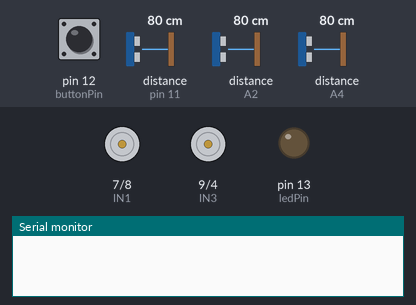
A program run on a simulated Arduino Uno, built with avr-gcc and run on an emulated ATmega328P. On the bench: motor-driver pin pairs drawn as motors (green arrow = first pin HIGH = forward, orange = second pin HIGH = backward, longer = more drive, scaled by the enable pin), output pins drawn as LEDs (lit = HIGH), the last lines printed to the serial monitor. The test bench sets the inputs (shaded band); at power-on: pin 12 (buttonPin) HIGH, distance to the obstacle (sensors on pin 11, A2, A4) 80 cm. The echo pulse lasts 58.3 µs per cm; pins used as bus, display or sensor lines are not drawn.

Above: at 1.8 s.
1.9 s: pin 12 (buttonPin) pulled LOW for 0.15 s
At 3.1 s:
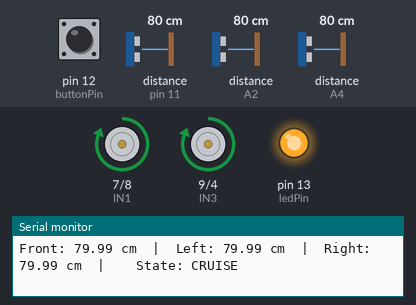
3.6 s: distance to the obstacle (sensor on pin 11) set to 32 cm
5.1 s: distance to the obstacle (sensor on pin 11) set to 25 cm
At 6.0 s:
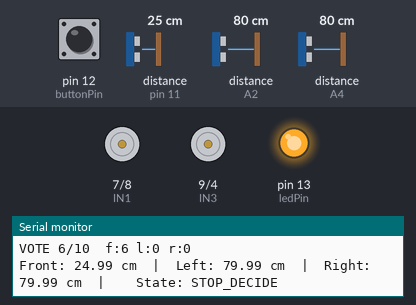
8.1 s: pin 12 (buttonPin) pulled LOW for 1 s
At 9.3 s:
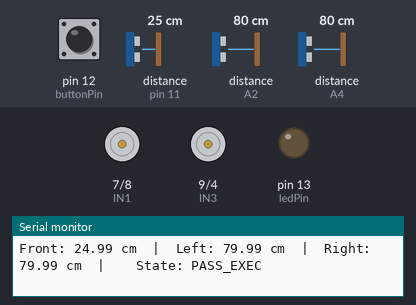
10.6 s: pin 12 (buttonPin) pulled LOW for 0.15 s
At 12.7 s:
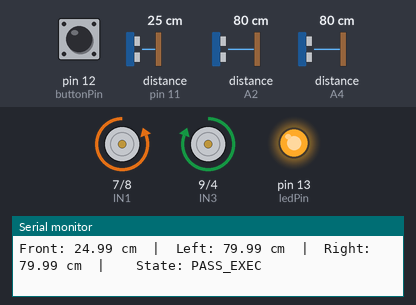
13.7 s: distance to the obstacle (sensor on A2) set to 2 cm
Timing chart, 0 to 29.2 s (numbered marks = the images above; inputs shaded):
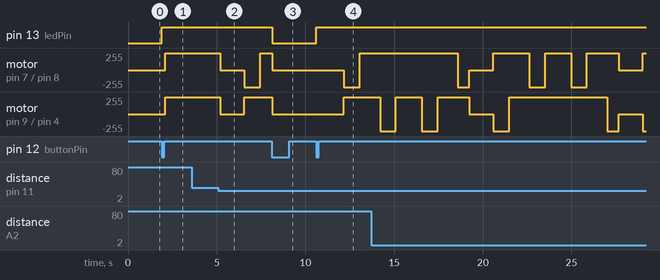

The program:

main.cpp
```cpp
#include <Arduino.h>
const int ENA = 5;
const int IN1 = 7;
const int IN2 = 8;
const int ENB = 6;
const int IN3 = 9;
const int IN4 = 4;
const int trigFront = 10, echoFront = 11;
const int trigLeft  = A1,  echoLeft  = A2;
const int trigRight = A3,  echoRight = A4;
const int buttonPin = 12;
const int ledPin    = 13;
const int   CRUISE_PWM = 255;
const int   MAX_PWM    = 255;
const float STOP_CM  = 28.0f;
const float SIDE_CLEAR_CM  = 28.0f;
//const float SIDE_MIN_VALID = 3.0f;  //  floor splash
const unsigned long PIVOT_MS       = 850;
const unsigned long STRAIGHT1_MS   = 1100;
const unsigned long STRAIGHT2_MS   = 1400;
const unsigned long STRAIGHT3_MS   = 1100;
const unsigned long FINAL_ALIGN_MS = 650;
enum State { IDLE, CRUISE, STOP_DECIDE, PASS_EXEC }; //constants
State state = IDLE;
bool systemOn = false;
unsigned long stateStart = 0;
enum Side { PASS_LEFT, PASS_RIGHT };
Side passSide = PASS_LEFT;
enum PassStage { PIVOT1, STRAIGHT_1, PIVOT2, STRAIGHT_2, PIVOT3, STRAIGHT_3, FINAL_ALIGN, PASS_DONE };
PassStage pstage = PASS_DONE;  //pstage stores current manuever in pass stage
unsigned long stageStart = 0;
bool lastButton = HIGH;
unsigned long bootTime = 0;
const unsigned long BOOT_HOLD_MS = 1000;
const int DECIDE_SAMPLES = 10;                 // Vote debounce ()
const int DECIDE_MIN_HITS = 6;                 // need 6/10 (seems to work)
const unsigned long DECIDE_SAMPLE_INTERVAL_MS = 25;
bool deciding = false;                         // To determine if in sampling mode (/*follow*/)
int  sampleCount = 0;
int  frontHits = 0, leftHits = 0, rightHits = 0;
unsigned long lastSampleAt = 0;
float readDistanceCM(int trigPin, int echoPin);
void changeState(State s);
void changeStage(PassStage ps);
void  runCruise(float dFront, float dLeft, float dRight);
void  runStopDecide();
void  runPass(float dFront, float dLeft, float dRight);
void leftForward(int pwm);
void leftBackward(int pwm);
void rightForward(int pwm);
void rightBackward(int pwm);
void stopMotors();
void driveForward(int pwm);
void spinLeft(int pwm);
void spinRight(int pwm);
void setup() {
Serial.begin(9600);
pinMode(ENA, OUTPUT);
pinMode(IN1, OUTPUT);
pinMode(IN2, OUTPUT);
pinMode(ENB, OUTPUT);
pinMode(IN3, OUTPUT);
pinMode(IN4, OUTPUT);
digitalWrite(ENA, LOW);
digitalWrite(ENB, LOW);
digitalWrite(IN1, LOW);
digitalWrite(IN2, LOW);
digitalWrite(IN3, LOW);
digitalWrite(IN4, LOW);
pinMode(trigFront, OUTPUT);
pinMode(echoFront, INPUT);
pinMode(trigLeft,  OUTPUT);
pinMode(echoLeft,  INPUT);
pinMode(trigRight, OUTPUT);
pinMode(echoRight, INPUT);
pinMode(buttonPin, INPUT_PULLUP);
pinMode(ledPin, OUTPUT);
  stopMotors();
  digitalWrite(ledPin, LOW);
  state = IDLE;
  systemOn = false;
  bootTime = millis();
}
void loop() {
  if (millis() - bootTime < BOOT_HOLD_MS) { stopMotors(); return; }
  bool b = digitalRead(buttonPin);
  if (lastButton == HIGH && b == LOW) {
    systemOn = !systemOn;
    if (!systemOn)
    { state = IDLE; stopMotors(); digitalWrite(ledPin, LOW); }
    else
     { changeState(CRUISE); digitalWrite(ledPin, HIGH); }
    delay(180);
  }
  lastButton = b;
  if (!systemOn) { stopMotors(); return; }
  float dFront = readDistanceCM(trigFront, echoFront);
  float dLeft  = readDistanceCM(trigLeft,  echoLeft);
  float dRight = readDistanceCM(trigRight, echoRight);
  //if (dLeft  > 0 && dLeft  < SIDE_MIN_VALID)  dLeft  = -1.0f;
  //if (dRight > 0 && dRight < SIDE_MIN_VALID)  dRight = -1.0f;
  Serial.print("Front: "); Serial.print(dFront); Serial.print(" cm  |  ");
  Serial.print("Left: ");  Serial.print(dLeft);  Serial.print(" cm  |  ");
  Serial.print("Right: "); Serial.print(dRight); Serial.print(" cm  |  ");
  Serial.print("  State: ");
  switch(state){
    case IDLE:        Serial.println("IDLE"); break;
    case CRUISE:      Serial.println("CRUISE"); break;
    case STOP_DECIDE: Serial.println("STOP_DECIDE"); break;
    case PASS_EXEC:   Serial.println("PASS_EXEC"); break;
  }
  switch (state) {
    case IDLE:        stopMotors(); break;
    case CRUISE:      runCruise(dFront, dLeft, dRight); break;
    case STOP_DECIDE: runStopDecide(); break;
    case PASS_EXEC:   runPass(dFront, dLeft, dRight); break;
  }

  delay(10);
}
void runCruise(float dFront, float dLeft, float dRight) {
  bool frontBlocked = (dFront > 0 && dFront <= STOP_CM);
  bool leftBlocked  = (dLeft  > 0 && dLeft  <= SIDE_CLEAR_CM);
  bool rightBlocked = (dRight > 0 && dRight <= SIDE_CLEAR_CM);
  if (frontBlocked || leftBlocked || rightBlocked) {
    stopMotors();
    changeState(STOP_DECIDE);
    return;
  }
  driveForward(CRUISE_PWM);
}
void runStopDecide() {
  stopMotors();
  if (!deciding) {
    deciding = true;
    sampleCount = 0;
    frontHits = leftHits = rightHits = 0;
    lastSampleAt = 0;
    Serial.println("STOP_DECIDE: ");
  }
  if (lastSampleAt == 0 || (millis() - lastSampleAt) >= DECIDE_SAMPLE_INTERVAL_MS) {
    lastSampleAt = millis();
    float f = readDistanceCM(trigFront, echoFront);
    float l = readDistanceCM(trigLeft,  echoLeft);
    float r = readDistanceCM(trigRight, echoRight);
    bool fBlocked = (f > 0 && f <= STOP_CM);
    bool lBlocked = (l > 0 && l <= SIDE_CLEAR_CM);
    bool rBlocked = (r > 0 && r <= SIDE_CLEAR_CM);
    if (fBlocked) frontHits = frontHits+ 1; //++
    if (lBlocked) leftHits = leftHits + 1;
    if (rBlocked) rightHits = rightHits+ 1 ;
    sampleCount = sampleCount + 1;
    Serial.print("VOTE "); Serial.print(sampleCount); Serial.print("/");
    Serial.print(DECIDE_SAMPLES);
    Serial.print("  f:");
    Serial.print(frontHits);
    Serial.print(" l:");
     Serial.print(leftHits);
    Serial.print(" r:");
     Serial.println(rightHits);
  }
  if (sampleCount < DECIDE_SAMPLES) return;
  bool frontBlockedDeb = (frontHits >= DECIDE_MIN_HITS);
  bool leftBlockedDeb  = (leftHits  >= DECIDE_MIN_HITS);
  bool rightBlockedDeb = (rightHits >= DECIDE_MIN_HITS);
  Serial.println("Vote Summary");
  Serial.print("Front Blocked Votes: ");
  Serial.print(frontHits);
  Serial.print("/");
  Serial.print(DECIDE_SAMPLES);
  Serial.print("  => ");
  Serial.println(frontBlockedDeb ? "BLOCKED" : "CLEAR");
  Serial.print("Left Blocked Votes:  "); Serial.print(leftHits);
  Serial.print("/"); Serial.print(DECIDE_SAMPLES);
  Serial.print("  => "); Serial.println(leftBlockedDeb ? "BLOCKED" : "CLEAR");
  Serial.print("Right Blocked Votes: "); Serial.print(rightHits);
  Serial.print("/"); Serial.print(DECIDE_SAMPLES);
  Serial.print("  => "); Serial.println(rightBlockedDeb ? "BLOCKED" : "CLEAR");
  deciding = false; //Need reset for sampler
  if (frontBlockedDeb && leftBlockedDeb && rightBlockedDeb) {
    Serial.println("Vote Result: all blocked => wait");
    return;
  }
  if (leftBlockedDeb && !rightBlockedDeb) {
    passSide = PASS_RIGHT;
  } else if (rightBlockedDeb && !leftBlockedDeb) {
    passSide = PASS_LEFT;
  } else if (frontBlockedDeb && !leftBlockedDeb && !rightBlockedDeb) {
    passSide = PASS_LEFT;
  } else if (!frontBlockedDeb && !leftBlockedDeb && !rightBlockedDeb) {
    Serial.println("Vote Result: clear => CRUISE");
    changeState(CRUISE);
    return;
  } else {
    Serial.println("Vote Result: Wait");
    return;
  }
  Serial.println("===== Pass Decision =====");
  if (passSide == PASS_LEFT) {
    Serial.println("LEFT");
  } else {
    Serial.println("RIGHT");
  }
  changeState(PASS_EXEC);
  changeStage(PIVOT1);
}
void runPass(float dFront, float dLeft, float dRight) {
  unsigned long t = millis() - stageStart;
  switch (pstage) {
    case PIVOT1:
      if (passSide == PASS_LEFT)
      spinLeft(255);
      else
       spinRight(255);
      if (t >= PIVOT_MS) changeStage(STRAIGHT_1);
      break;
    case STRAIGHT_1:
      driveForward(255);
      if (t >= STRAIGHT1_MS) changeStage(PIVOT2);
      break;
    case PIVOT2:
      if (passSide == PASS_LEFT)
      spinRight(255);
      else
      spinLeft(255);
      if (t >= PIVOT_MS) changeStage(STRAIGHT_2);
      break;
    case STRAIGHT_2:
      driveForward(255);
      if (t >= STRAIGHT2_MS) changeStage(PIVOT3);
      break;
    case PIVOT3:
      if (passSide == PASS_LEFT)
      spinRight(255);
      else
       spinLeft(255);
      if (t >= PIVOT_MS) changeStage(STRAIGHT_3);
      break;
    case STRAIGHT_3:
      driveForward(255);
      if (t >= STRAIGHT3_MS) changeStage(FINAL_ALIGN);
      break;
    case FINAL_ALIGN:
      if (passSide == PASS_LEFT)
      spinLeft(255);
      else
      spinRight(255);
      if (t >= FINAL_ALIGN_MS) changeStage(PASS_DONE);
      break;
    case PASS_DONE:
      stopMotors();

      if (dFront <= 0 || dFront > STOP_CM)
      changeState(CRUISE);
      else
      changeState(STOP_DECIDE);
      break;
  }
}
void changeState(State s) {
  state = s;
  stateStart = millis();          //Reset for vote sampler
  if (s != STOP_DECIDE) {
    deciding = false;
    sampleCount = 0;
    frontHits = leftHits = rightHits = 0;
    lastSampleAt = 0;
  }
}
void changeStage(PassStage ps) { pstage = ps; stageStart = millis(); }
float readDistanceCM(int trigPin, int echoPin) {
  digitalWrite(trigPin, LOW);  delayMicroseconds(3);
  digitalWrite(trigPin, HIGH); delayMicroseconds(10);
  digitalWrite(trigPin, LOW);
  long us = pulseIn(echoPin, HIGH, 30000); //Used max wait time
  if (us == 0) return -1.0f; //No echo
  return us * 0.0343f * 0.5f; //Time to distance conversion
}
void leftForward(int pwm)   { digitalWrite(IN1, HIGH); digitalWrite(IN2, LOW);  analogWrite(ENA, pwm); }
 void leftBackward(int pwm)  { digitalWrite(IN1, LOW);  digitalWrite(IN2, HIGH); analogWrite(ENA, pwm); }
    void rightForward(int pwm)  { digitalWrite(IN3, HIGH); digitalWrite(IN4, LOW);  analogWrite(ENB, pwm); }
  void rightBackward(int pwm) { digitalWrite(IN3, LOW);  digitalWrite(IN4, HIGH); analogWrite(ENB, pwm); }
void stopMotors()
  { analogWrite(ENA, 0); analogWrite(ENB, 0); }
void driveForward(int pwm) {
  digitalWrite(IN1, HIGH);
  digitalWrite(IN2, LOW);
  digitalWrite(IN3, HIGH);
  digitalWrite(IN4, LOW);
  analogWrite(ENA, pwm);
  analogWrite(ENB, pwm);
}
void spinLeft(int pwm)  { leftBackward(pwm); rightForward(pwm); }
void spinRight(int pwm) { leftForward(pwm);  rightBackward(pwm); }
```

Measured:
- the behaviour switches between 29 and 28 cm on distance to the obstacle (sensor on pin 11) (found by bisection; images 1 and 2)
- after the input at 1.9 s, pin 13 (ledPin): LOW → HIGH at once; motor on pin 7 (IN1) / pin 8 (IN2), motor on pin 9 (IN3) / pin 4 (IN4): stopped → forward 255/255 after 0.21 s
- after the input at 5.1 s, motor on pin 7 (IN1) / pin 8 (IN2): forward 255/255 → stopped after 0.09 s, → backward 255/255 1.4 s later, → forward 255/255 0.90 s later; motor on pin 9 (IN3) / pin 4 (IN4): forward 255/255 → stopped after 0.09 s, → forward 255/255 1.4 s later
- after the input at 8.1 s, pin 13 (ledPin): HIGH → LOW at once; motor on pin 7 (IN1) / pin 8 (IN2): forward 255/255 → stopped at once
- after the input at 10.6 s, pin 13 (ledPin): LOW → HIGH at once; motor on pin 7 (IN1) / pin 8 (IN2): stopped → backward 255/255 after 1.6 s, → forward 255/255 0.90 s later; motor on pin 9 (IN3) / pin 4 (IN4): stopped → forward 255/255 after 1.6 s
